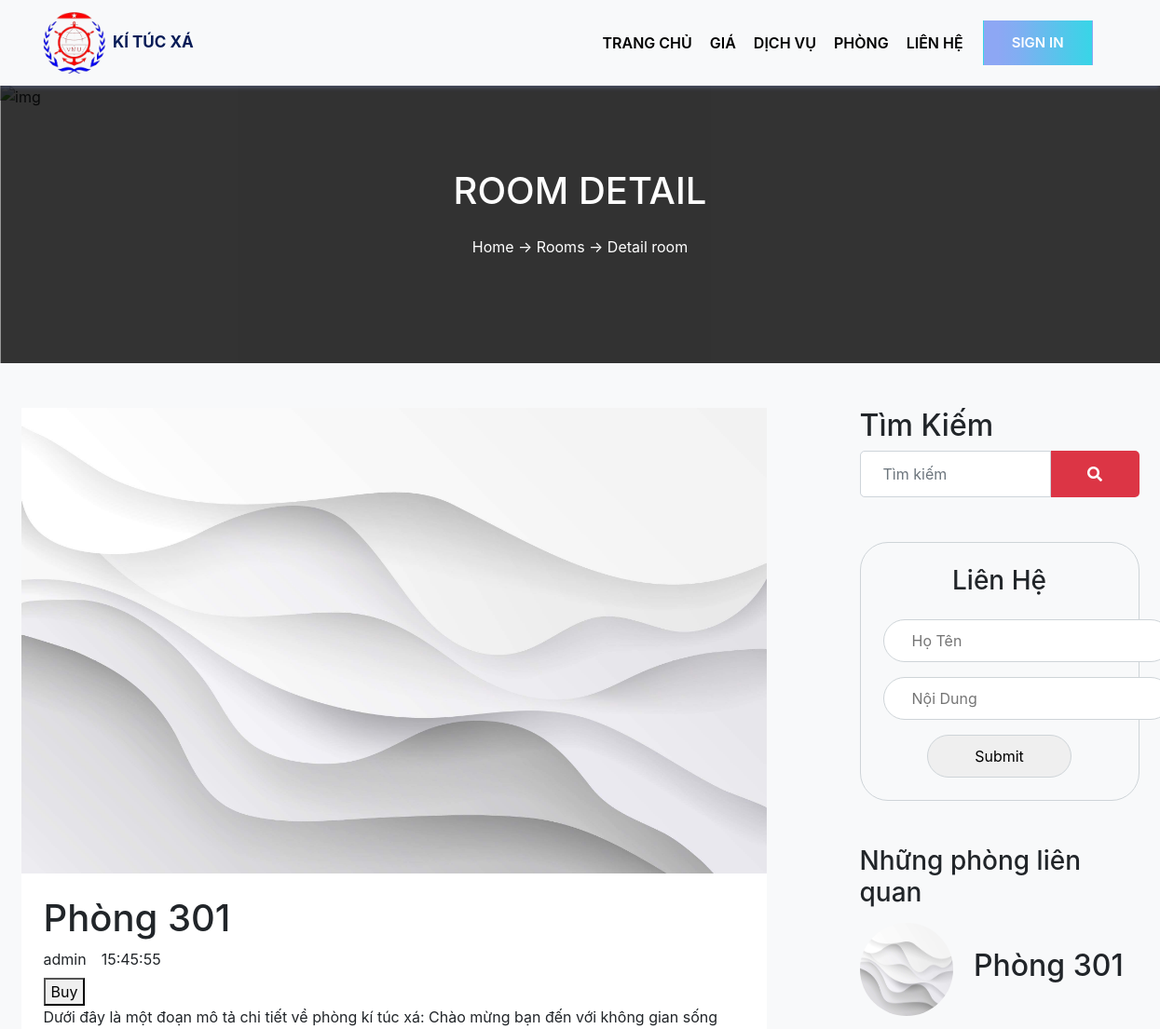
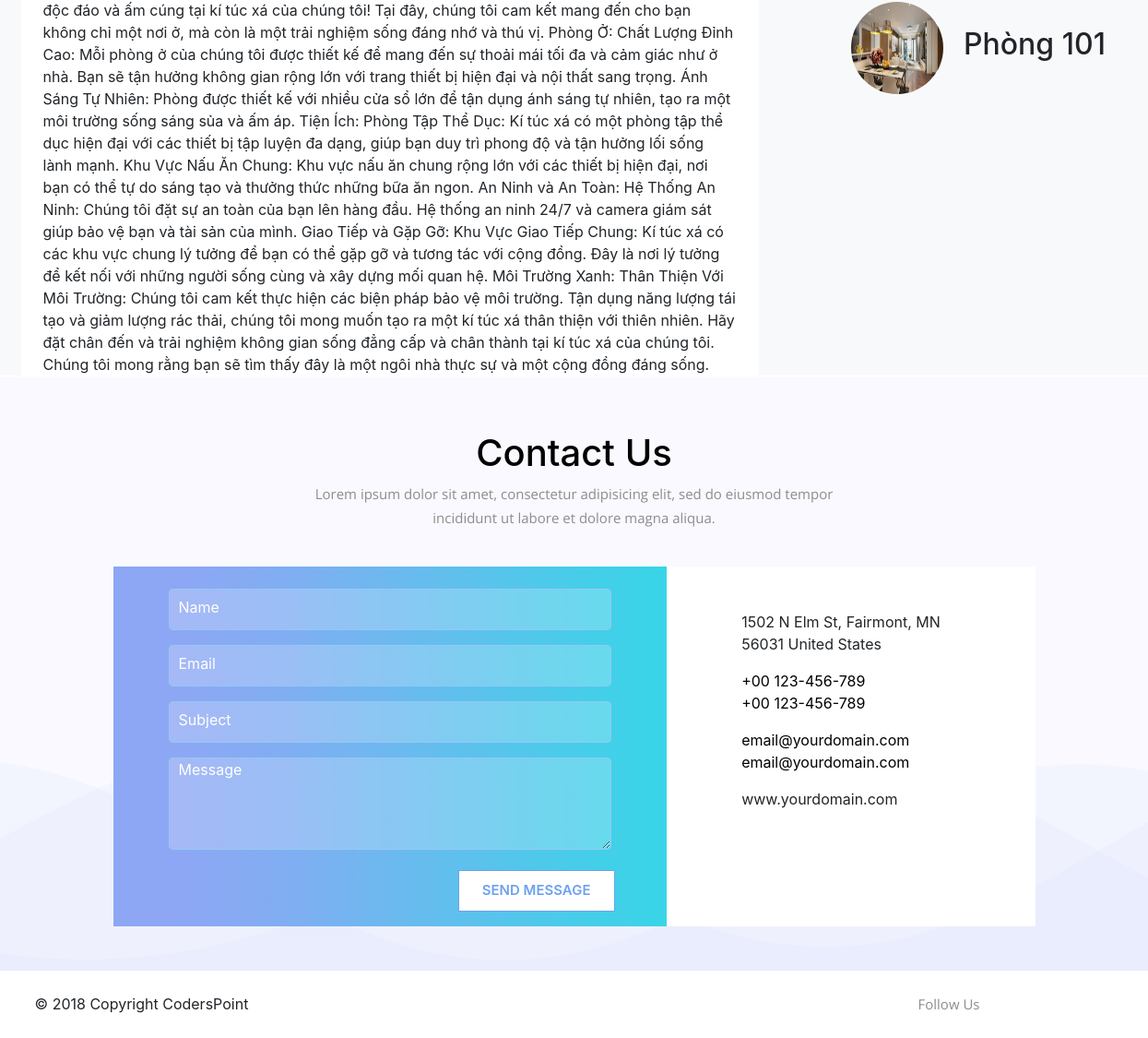
The app's page /front_end/room-detail.php?id=1 with its own data (2 pictures, top to bottom).
### tables this page shows
CREATE TABLE `phong` (
  `id` int(11) NOT NULL,
  `ten_phong` text NOT NULL,
  `suc_chua` text NOT NULL,
  `id_tang` int(11) NOT NULL,
  `gia` decimal(10,2) NOT NULL,
  `trang_thai` text NOT NULL,
  `anh_dai_dien` varchar(500) DEFAULT NULL,
  `anh_khac` varchar(1000) DEFAULT NULL,
  `noi_dung` text DEFAULT NULL,
  `mo_ta` text DEFAULT NULL,
  `nguoi_tao` text DEFAULT NULL
);

### config/database.php (called while the page is built, shortened)
<?php
class Database {
    private $host = servername;
    private $user = username;
    private $password = password;
    private $dbname = dbname;
    private $link;
    private function connectDB() {
        $this->link = new mysqli($this->host, $this->user, $this->password, $this->dbname);
    }
    public function select($query) {
        $result = $this->link->query($query) or die($this->link->error . __LINE__);
        if ($result->num_rows > 0) {
            return $result;
        } else {
            return false;
        }
    }
}
?>

### front_end/room-detail.php (the view, shortened to what this page needs)
<?php include 'header.php'?>
<?php
include '../config/database.php';
$db = new Database();
$id = $_GET['id'];
$sqlphong = "SELECT * FROM phong where id = $id";
$resultphong = $db->select($sqlphong);
if ($resultphong->num_rows > 0) {
while ($row = $resultphong->fetch_assoc()) {
?>
<div class="title-phong">
    <div class="img-title">
    </div>
    <div class="content-title-header text-center">
        <h3 class="big-text p-3 title-room">
            ROOM DETAIL
        </h3>
        <div class="breadcrumbs">
            <a href="main.php">Home</a> <span> -> </span><a href="rooms.php"> Rooms </a> <span> -> </span> <a
                    href="room-detail.php"> Detail room</a>
        </div>
    </div>
</div>
<div id="detail-phong" class="bg-light">
    <div class="container">
        <div class="row">
            <div class="col-md-8 bg-white p-0 mt-5 content-detail">
                <div class="owl-carousel">
                    <div class="item h-100">
                        <img src="../assets/img/<?php echo $row['anh_dai_dien']; ?>" class="img-phong img-fluid img-responsive h-100" alt="<?php echo $row['ten_phong']; ?>">
                    </div>
                </div>
                <div class="main-content px-4">
                    <div class="name-phone">
                        <h1><?php echo $row['ten_phong']; ?></h1>
                    </div>
                    <div class="thongtin d-flex">
                        <span class="mr-3"><?php echo $row['nguoi_tao']; ?></span>
                        <span id="real-time"></span>
                    </div>
                    <button class="but-buy">
                        <p class="m-0">Buy</p>
                    </button>
                    <div class="detail-phone">
                        <?php echo $row['noi_dung']; ?>
                    </div>
                </div>
            </div>
            <div class="col-md-1"></div>
            <div class="col-md-3 mt-5 p-0">
                <h2>Tìm Kiếm</h2>
                <div class="tim-kiem">
                    <div class="row">
                        <div class="col-8 pr-0">
                            <input type="text" placeholder="Tìm kiếm" class="form-control p-4" id="search" name="search">
                        </div>
                        <div class="col-4 pl-0">
                            <div class="container-icon bg-danger text-center">
                                <i class="fa fa-search"></i>
                            </div>
                        </div>
                    </div>
                </div>
                <div class="form-lien-he p-4 my-5">
                    <h3 class="text-center pb-3">Liên Hệ</h3>
                    <div class="form text-center">
                        <input type="text" placeholder="Họ Tên" class="hvt input-form-sidebar mb-3" name="hvt">
                        <input type="text" placeholder="Nội Dung" class="noi-dung input-form-sidebar mb-3" name="noidung">
                        <input type="submit" class="butn but-lien-he" >
                    </div>
                </div>
                <h3 class="my-3">Những phòng liên quan</h3>
                <div class="phong-relative">
                    <?php
                    $sqlphonglienquan = "SELECT * FROM phong";
                    $resultphonglienquan = $db->select($sqlphonglienquan);
                    if ($resultphonglienquan->num_rows > 0) {
                        while ($row = $resultphonglienquan->fetch_assoc()) {
                            ?>
                            <div class="row mb-3">
                                <div class="img-avatar col-5">
                                    <img src="../assets/img/<?php echo $row['anh_dai_dien']; ?>" class="img-phong-rel img-fluid h-100" alt="<?php echo $row['ten_phong']; ?>">
                                </div>
                                <div class="col-7 d-flex align-items-center p-0">
                                    <h2><?php echo $row['ten_phong']; ?></h2>
                                </div>
                            </div>
                            <?php
                        }
                    }
                    ?>
                </div>
            </div>
        </div>
    </div>
</div>
<div id="slide-10">
    <div class="container pb-5">
        <div class="column-word text-center">
            <div class ="row1-slide10">
                <h2 class="big-text">Contact Us</h2>
            </div>
            <div class ="row2-slide10">
                <p class ="small-text no-margin">Lorem ipsum dolor sit amet, consectetur adipisicing elit, sed do eiusmod tempor
                </p>
                <p class ="small-text no-margin">incididunt ut labore et dolore magna aliqua.</p>
            </div>
        </div>
        <div class="row justify-content-center">
            <form class="col-12 col-lg-6 container1-slide10 text-center pt-4 no-padding">
                <div class="form-group">
                    <input type="text" id="name" class="form-control in" placeholder="Name">
                </div>
                <div class="form-group">
                    <input type="email" id="email" class="form-control in" placeholder="Email">
                </div>
                <div class="form-group">
                    <input type="text" id="subject" class="form-control in" placeholder="Subject">
                </div>
                <div class="form-group">
                    <textarea class="form-control in text-mes" id="message" rows="3" cols="3" placeholder="Message"></textarea>
                </div>
                <div class="form-group text-right pr-5 mr-2">
                    <button class="btn butn text-and-border-color-blue" type="submit" id="send-messenge">SEND MESSAGE</button>
                </div>
            </form>
            <div class="col-12 col-lg-4 container2-slide10 py-5">
                <div class="row">
                    <div class="col-2 li-slide10">
                    </div>
                    <div class="col-10 li-slide10">
                        <p class="address">
                            1502 N Elm St, Fairmont, MN</br>
                            56031 United States</p>
                    </div>
                </div>
                <div class="row">
                    <div class="col-2 li-slide10">
                    </div>
                    <div class="col-10 li-slide10">
                        <a href="tel:0982753267">
                            <p class="address text-color-black">
                                +00 123-456-789</br>
                                +00 123-456-789</p>
                        </a>
                    </div>
                </div>
                <div class="row">
                    <div class="col-2 li-slide10">
                    </div>
                    <div class="col-10 li-slide10">
                        <a href="mailto:nguyentheduyet.mtp@gmail.com">
                            <p class="address text-color-black">
                                email@yourdomain.com</br>
                                email@yourdomain.com</p>
                        </a>
                    </div>
                </div>
                <div class="row">
                    <div class="col-2 li-slide10">
                    </div>
                    <div class="col-10 li-slide10">
                        <p class="address">
                            www.yourdomain.com</p>
                    </div>
                </div>
            </div>
        </div>
    </div>
</div>
<div id="slide-11">
    <div class="container py-4">
        <div class="row">
            <div class="col-6">
                <p class="p-col1-slide11">
                    © 2018 Copyright CodersPoint
                </p>
            </div>
            <div class="col-6">
                <div class="row justify-content-end ">
                    <p class="small-text mr-3">Follow Us</p>
                    <a href="https://www.facebook.com/"><i class="small-text fa fa-facebook mr-3"></i></a>
                    <a href="https://twitter.com/i/flow/login?redirect_after_login=%2F"><i class="small-text fa fa-twitter mr-3"></i></a>
                    <a href=""><i class="small-text fa fa-google mr-3"></i></a>
                    <a href=""><i class="small-text fa fa-youtube mr-3"></i></a>
                    <a href=""><i class="small-text fa fa-pinterest"></i></a>
                </div>
            </div>
        </div>
    </div>
</div>
</body>
</html>
<?php } }?>

### assets/css/duyet-front.css (style rules this page uses)
.no-padding { padding: 0px!important; }
img { width: 100%; height: auto; }
.no-margin { margin:0px!important; }
.small-text { color: #8d8d8d; font-family: 'Open Sans', sans-serif; font-size: 15px; letter-spacing: 0px; line-height: 1.7; }
.big-text { font-size: 40px; color: black; }
.text-color-black { color: black; }
.btn.butn { background: linear-gradient(to right, #8da7f4 0%,#8da7f4 13%,#80aef2 32%,#47cde9 84%,#38d5e7 100%); padding: 10px 25px; border-radius: 0rem; border: 1px solid transparent; text-transform: uppercase; font-weight: 600; font-size: 15px; }
.btn.butn.text-and-border-color-blue { color: #6ea1ed; background: white; border: 1px solid #6ea1ed; }
.column-word { padding-top: 60px; padding-bottom: 40px; }
.form-control.in { height: 45px; display: inline-block; width: 80%; padding: 5px 10px; padding-top: 0px; color: #fff; border: 1px solid #93c9f3; background-color: rgba(255, 255, 255, 0.2); }
.form-control.in::placeholder { color: white; }
div#slide-10 { background-image: url(../img/test-bg.png); background-size: cover; background-repeat: no-repeat; background-position: center bottom; }
.container1-slide10 { background: linear-gradient(to right, #8da7f4 0%, #8da7f4 13%, #80aef2 32%, #47cde9 84%, #38d5e7 100%); }
.container2-slide10 { background: white; }
.form-control.in.text-mes { min-height: 100px; }
a { color: black !important; }
.title-phong { position: relative; height: 300px; overflow: hidden; margin-top: 90px; }
.owl-carousel .item .img-phong { object-fit: cover; width: 100%; height: 500px !important; }
.img-title { position: relative; height: 100%; }
.content-title-header { position: absolute; top: 50%; left: 50%; transform: translate(-50%, -50%); text-align: center; color: #fff; width: 100%; z-index: 1; height: 100%; background: black; opacity: 0.8; }
.title-room { margin-top: 75px; }
.content-title-header h3,.content-title-header a { color: #FFFFFF !important; }
.container-icon { padding: 13px; border-radius: 0 5px 5px 0; border: 1px; color: white; }
.tim-kiem .form-control { border-radius: 5px 0 0 5px; }
img.img-phong-rel { width: 100px; border-radius: 50%; }
.phong-relative .img-avatar { height: 100px; }
@media (min-width: 1200px) { .container { max-width: 1200px !important; } }
input.butn.but-lien-he { padding: 10px 50px; border-radius: 30px; border: 1px solid #CED4D8; }
.input-form-sidebar { padding: 10px 30px; border-radius: 50px; border: 1px solid #CED4D8; }
.form-lien-he { border: 1px solid #CED4D8; border-radius: 30px; }

### records on screen
phong: anh_dai_dien (picture), ten_phong "Phòng 301", nguoi_tao "admin", noi_dung "Dưới đây là một đoạn mô tả chi tiết về phòng kí túc xá: Chào mừng bạn đến với không gian sống độc đáo và ấm cúng tại kí túc xá của chúng tôi! Tại đây, chúng tôi cam kết mang đến cho bạn không chỉ một nơi ở, mà còn là một trải nghiệm sống đáng nhớ và thú vị. Phòng Ở: Chất Lượng Đỉnh Cao: Mỗi phòng ở của chúng tôi được thiết kế để mang đến sự thoải mái tối đa và cảm giác như ở nhà. Bạn sẽ tận hưởng không gian rộng lớn với trang thiết bị hiện đại và nội thất sang trọng. Ánh Sáng Tự Nhiên: Phòng được thiết kế với nhiều cửa sổ lớn để tận dụng ánh sáng tự nhiên, tạo ra một môi trường sống sáng sủa và ấm áp. Tiện Ích: Phòng Tập Thể Dục: Kí túc xá có một phòng tập thể dục hiện đại với các thiết bị…"
phong: anh_dai_dien (picture), ten_phong "Phòng 101"
